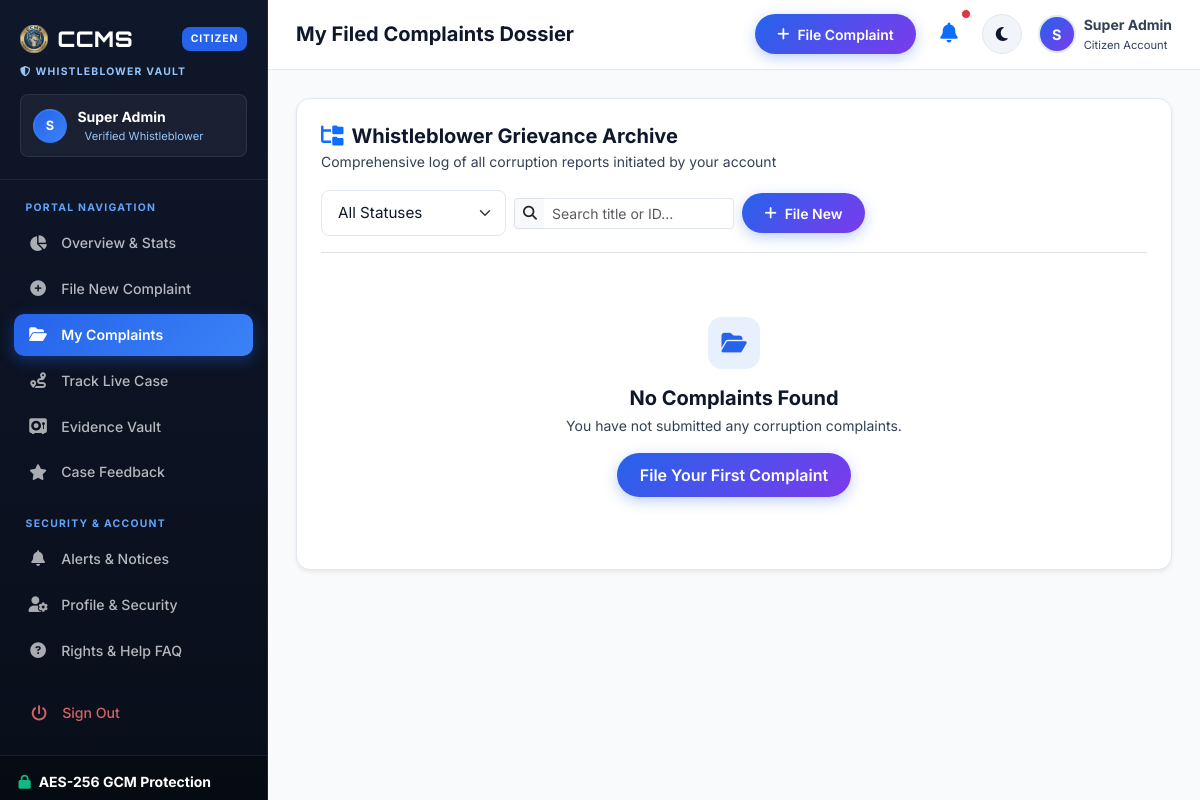
The page /citizen/my-complaints (signed in) on the database as committed earlier.
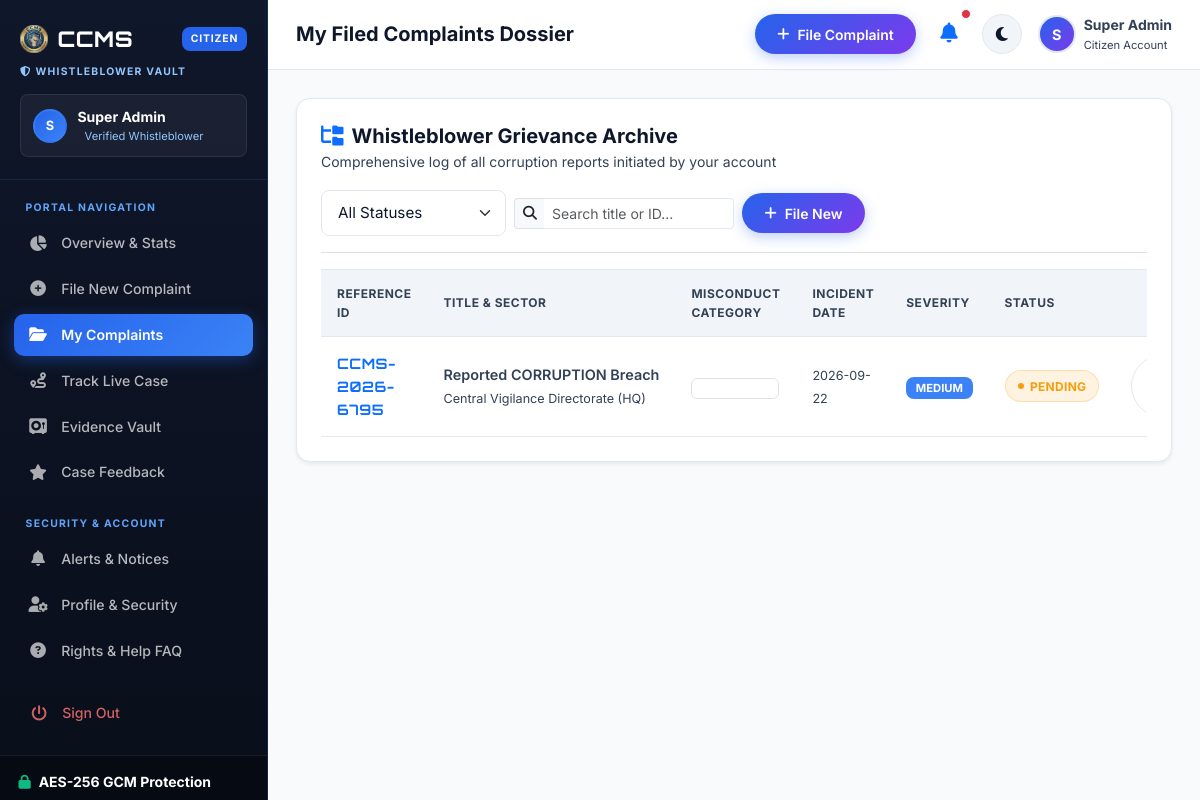
The same page on the database as committed later.
### tables this page shows
CREATE TABLE complaints (
            complaint_id TEXT PRIMARY KEY,
            user_id INTEGER NOT NULL,
            complaint_title TEXT NOT NULL,
            misconduct_category TEXT NOT NULL,
            sector TEXT NOT NULL,
            incident_date TEXT NOT NULL,
            incident_time TEXT,
            location TEXT NOT NULL,
            description TEXT NOT NULL,
            anonymous_mode INTEGER DEFAULT 0,
            severity TEXT DEFAULT 'Medium',
            evidence_file TEXT,
            complaint_status TEXT DEFAULT 'Pending',
            assigned_officer TEXT,
            assigned_officer_id TEXT,
            investigation_notes TEXT,
            rating INTEGER,
            feedback TEXT,
            created_at DATETIME DEFAULT CURRENT_TIMESTAMP,
            updated_at DATETIME DEFAULT CURRENT_TIMESTAMP
        );

### app.py (the view)
@app.route("/citizen/my-complaints")
@login_required
def my_complaints():
    user_id = session.get("user_id")
    complaints = db.query_db(
        "SELECT * FROM complaints WHERE user_id = %s OR user_id = 1 ORDER BY created_at DESC",
        (user_id,)
    )
    return render_template("citizen/my_complaints.html", complaints=complaints)

### app.py (called while the page is built)
def login_required(f):
    @wraps(f)
    def decorated_function(*args, **kwargs):
        if not session.get("user_id"):
            flash("Please sign in to access the portal.", "warning")
            return redirect(url_for("citizen_login"))
        return f(*args, **kwargs)
    return decorated_function

### db.py (called while the page is built)
def dict_factory(cursor, row):
    d = {}
    for idx, col in enumerate(cursor.description):
        d[col[0]] = row[idx]
    return d

def get_db_connection():
    conn = sqlite3.connect(DB_PATH, timeout=20.0, check_same_thread=False)
    conn.row_factory = dict_factory
    conn.execute("PRAGMA journal_mode=WAL;")
    return conn

def _normalize_query(query, args):
    if "ON DUPLICATE KEY UPDATE" in query.upper() and "system_settings" in query.lower():
        query = "INSERT OR REPLACE INTO system_settings (setting_key, setting_value) VALUES (?, ?)"
        if len(args) == 3:
            args = (args[0], args[1])
        return query, args
    normalized_query = query.replace("%s", "?")
    return normalized_query, args

### templates/citizen/my_complaints.html (shortened to what this page needs)
{% extends 'citizen/base.html' %}
{% set active_page = 'my_complaints' %}
{% block page_heading %}My Filed Complaints Dossier{% endblock %}
{% block content %}
<div class="ccms-card p-4 shadow-sm mb-4">
  <div class="d-flex flex-wrap align-items-center justify-content-between pb-3 mb-3 border-bottom gap-3">
    <div>
      <h5 class="fw-bold text-heading mb-0"><i class="fas fa-folder-tree text-primary me-2"></i>Whistleblower Grievance
        Archive</h5>
      <span class=" small">Comprehensive log of all corruption reports initiated by your account</span>
    </div>
    <div class="d-flex flex-wrap align-items-center gap-2">
      <select id="statusFilterSelect" class="form-select form-select-sm" style="width: auto;"
        onchange="filterComplaintsTable()">
        <option value="all">All Statuses</option>
      </select>
      <div class="input-group input-group-sm" style="width: 220px;">
        <span class="input-group-text bg-subtle border-end-0 "><i class="fas fa-search"></i></span>
        <input type="text" id="complaintsSearchBox" class="form-control border-start-0"
          placeholder="Search title or ID...">
      </div>
      <a href="{{ url_for('file_complaint') }}" class="btn btn-sm btn-brand">
        <i class="fas fa-plus"></i> File New
      </a>
    </div>
  </div>
  {% if complaints %}
  <div class="table-responsive">
    <table class="table-custom" id="userComplaintsTable">
      <thead>
        <tr>
          <th>Reference ID</th>
          <th>Title &amp; Sector</th>
          <th>Misconduct Category</th>
          <th>Incident Date</th>
          <th>Severity</th>
          <th>Status</th>
          <th class="text-end">Case Actions</th>
        </tr>
      </thead>
      <tbody>
        {% for item in complaints %}
        <tr data-status="{{ item.complaint_status.lower() }}">
          <td>
            <span class="fw-bold text-primary brand-font">{{ item.complaint_id }}</span>
          </td>
          <td>
            <div class="fw-semibold text-heading text-truncate" style="max-width: 240px;">{{ item.complaint_title }}
            </div>
            <span class=" small">{{ item.sector }}</span>
          </td>
          <td>
            <span class="badge bg-subtle  border">{{ item.misconduct_category }}</span>
          </td>
          <td>
            <span class="small ">{{ item.incident_date }}</span>
          </td>
          <td>
            <span class="badge-priority {{ item.severity }}">{{ item.severity }}</span>
          </td>
          <td>
            <span class="badge-status {{ item.complaint_status }}">{{ item.complaint_status }}</span>
          </td>
          <td class="text-end">
            <a href="{{ url_for('track_complaint') }}?id={{ item.complaint_id }}" class="btn btn-sm btn-outline-custom"
              title="View Full Dossier">
            </a>
          </td>
        </tr>
        {% endfor %}
      </tbody>
    </table>
  </div>
  {% else %}
  <div class="text-center py-5">
    <div class="stat-icon mx-auto mb-3" style="background: rgba(37,99,235,0.1); color: var(--primary);">
      <i class="fas fa-folder-open"></i>
    </div>
    <h5 class="fw-bold text-heading mb-1">No Complaints Found</h5>
    <p class=" small mb-3">You have not submitted any corruption complaints.</p>
    <a href="{{ url_for('file_complaint') }}" class="btn btn-brand">File Your First Complaint</a>
  </div>
  {% endif %}
</div>
{% endblock %}

Rows that differ between the two databases and show on the page:
added complaints: complaint_id "CCMS-2026-6795", complaint_title "Reported CORRUPTION Breach", sector "Central Vigilance Directorate (HQ)", incident_date "2026-09-22", severity "MEDIUM", complaint_status "PENDING"
Other text that changed with them:
text no longer shown: "No Complaints Found You have not submitted any corruption complaints. File Your First Complaint"
text now shown: "REFERENCE ID TITLE & SECTOR MISCONDUCT CATEGORY INCIDENT DATE SEVERITY STATUS"
